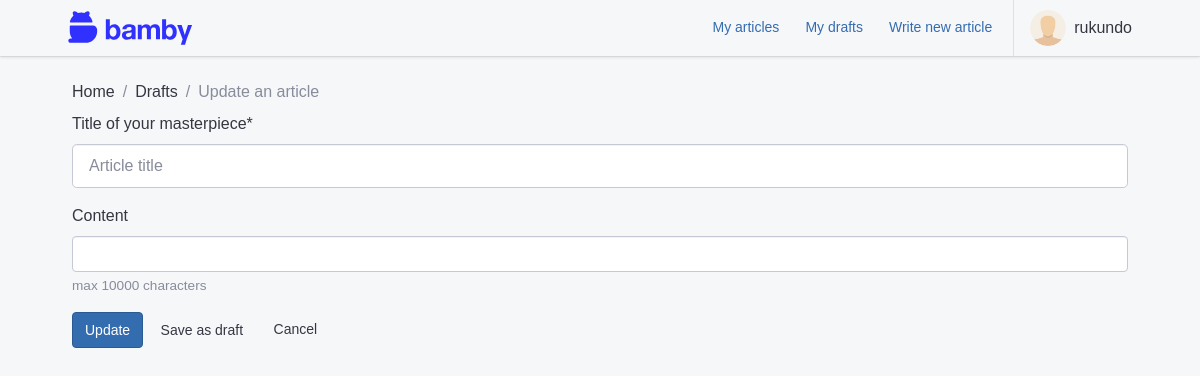
/articles/edit/61/ (signed in), run on an earlier commit of the app's database.
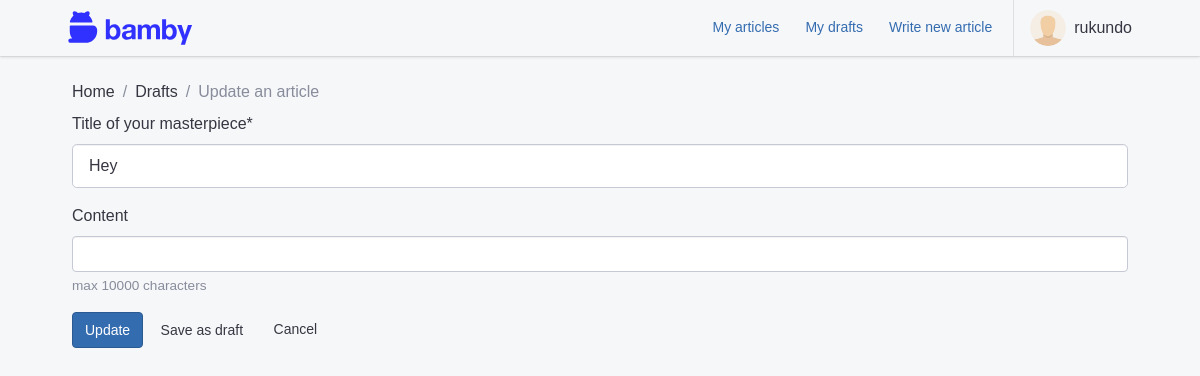
And on a later commit of the database.
### apps/blog/models.py (models this page shows, shortened)
class Article(models.Model):
    DRAFT = "D"
    PUBLISHED = "P"
    STATUS = ((DRAFT, _("Draft")), (PUBLISHED, _("Published")))
    uuid = models.UUIDField(unique=True, default=uuid.uuid4, editable=False)
    user = models.ForeignKey(
        settings.AUTH_USER_MODEL,
        null=True,
        related_name="articles",
        on_delete=models.SET_NULL,
    )
    date_created = models.DateTimeField(auto_now_add=True)
    date_published = models.DateTimeField(auto_now=True)
    title = models.CharField(max_length=255, null=True, unique=True)
    status = models.CharField(max_length=1, choices=STATUS, default=DRAFT)
    content = models.CharField(_("Content"), max_length=10000, blank=True)
    edited = models.BooleanField(default=False)
    objects = ArticleQuerySet.as_manager()
    class Meta:
        verbose_name = _("Article")
        verbose_name_plural = _("Articles")
        ordering = ("-date_published",)

### apps/blog/views.py (the view, shortened to what this page needs)
# urls.py: path("edit/<int:pk>/", EditArticleView.as_view(), name="edit_article"),
class EditArticleView(LoginRequiredMixin, AuthorRequiredMixin, UpdateView):
    model = Article
    message = _("Your article has been updated.")
    form_class = ArticleForm
    template_name = "blog/update_article.html"

### apps/authentication/helpers.py (called while the page is built)
    def dispatch(self, request, *args, **kwargs):
        obj = self.get_object()
        if obj.user != self.request.user:
            raise PermissionDenied
        return super().dispatch(request, *args, **kwargs)

### apps/authentication/models.py (called while the page is built)
    def get_screen_name(self):
        try:
            if self.user.get_full_name():
                return self.user.get_full_name()
            else:
                return self.user.username
        except Exception:
            return self.user.username

### paywalled/templates/blog/update_article.html (shortened to what this page needs)
{% extends 'base.html' %}
{% load static i18n %}
{% load crispy_forms_tags %}
{% block content %}
<nav aria-label="breadcrumb">
    <ol class="breadcrumb">
        <li class="breadcrumb-item"><a href="/">{% trans 'Home' %}</a></li>
        <li class="breadcrumb-item"><a href="{% url 'articles:drafts' %}">{% trans 'Drafts' %}</a></li>
        <li class="breadcrumb-item active" aria-current="page">{% trans 'Update an article' %}</li>
    </ol>
</nav>
<form action="{% url 'articles:edit_article' form.instance.pk %}" enctype="multipart/form-data" id="article-form"
    method="post" role="form">
    {{ form|crispy }}
    <div class="form-group">
        <button type="button" class="btn btn-primary update">{% trans 'Update' %}</button>
        <button type="button" class="btn btn-default draft">{% trans 'Save as draft' %}</button>
        <a href="{% url 'articles:drafts' %}" class="btn btn-default">{% trans 'Cancel' %}</a>
    </div>
</form>
{% endblock content %}

What changed in the data, as far as the page shows it:
changed Article: title (not shown) → "Hey"
